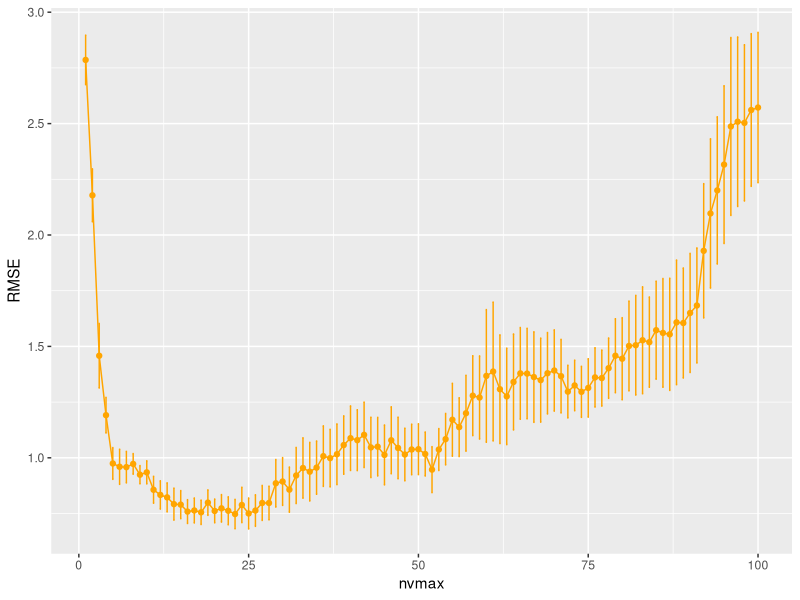
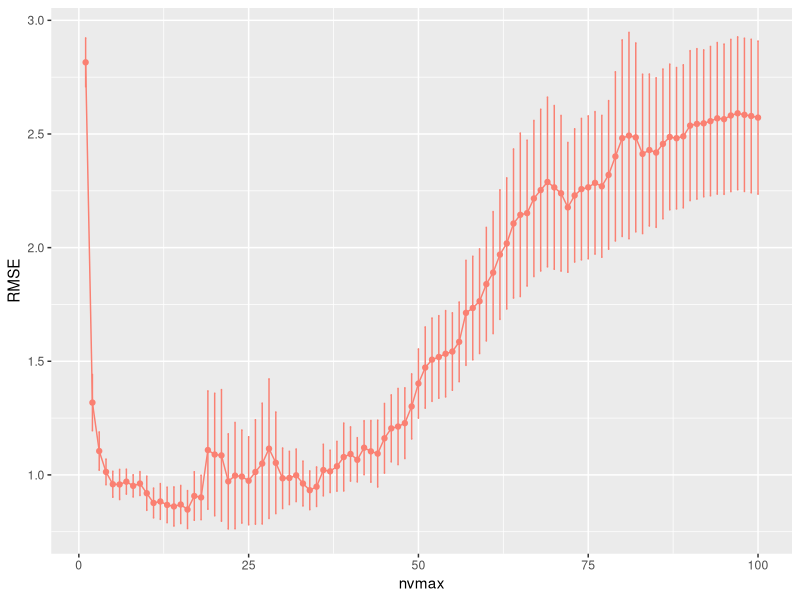
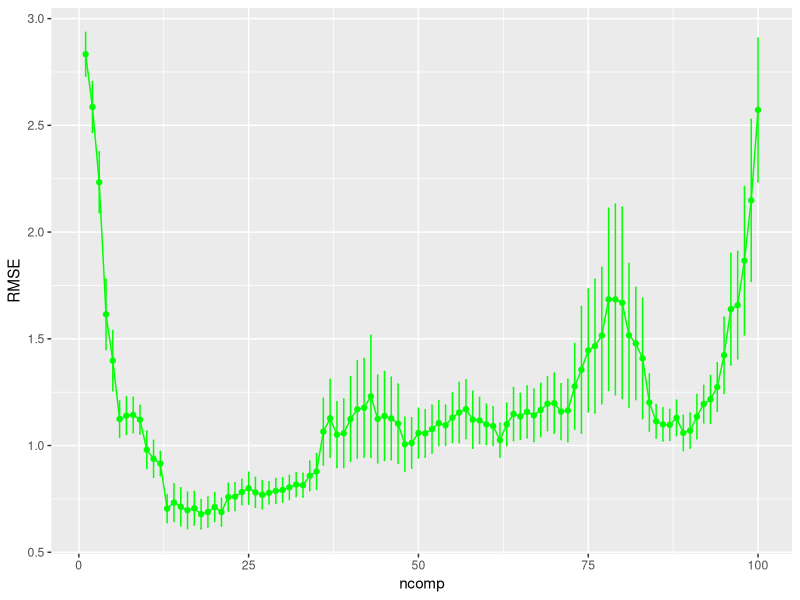
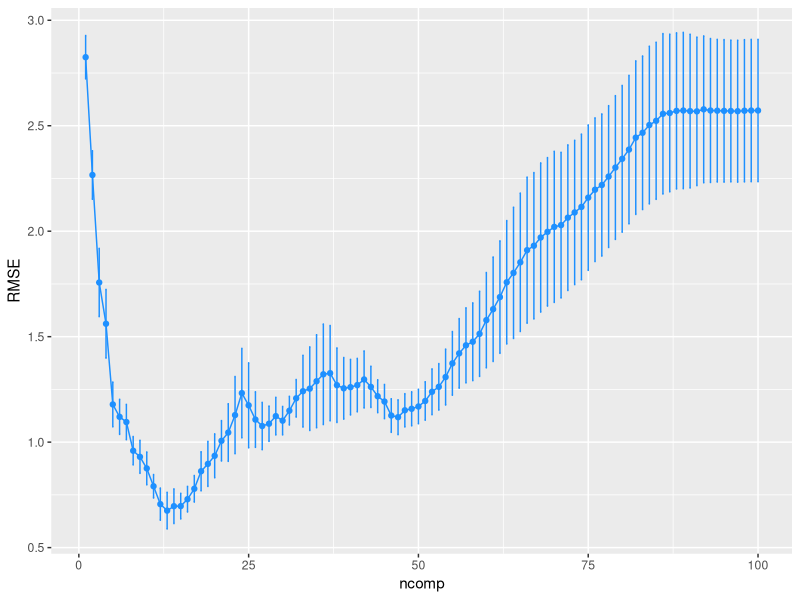
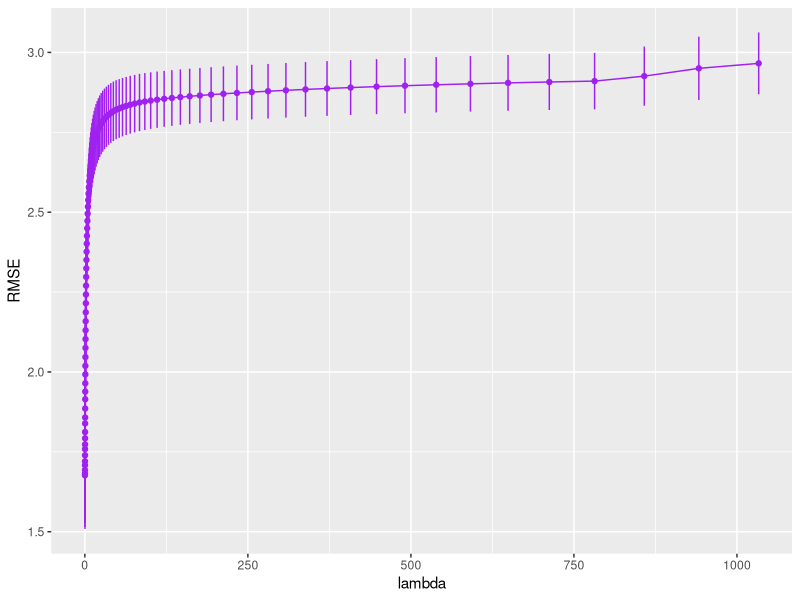
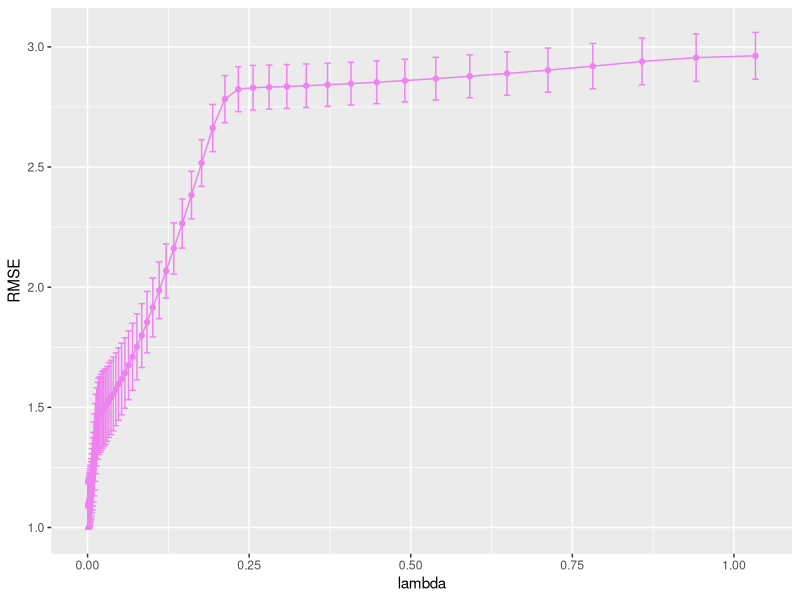
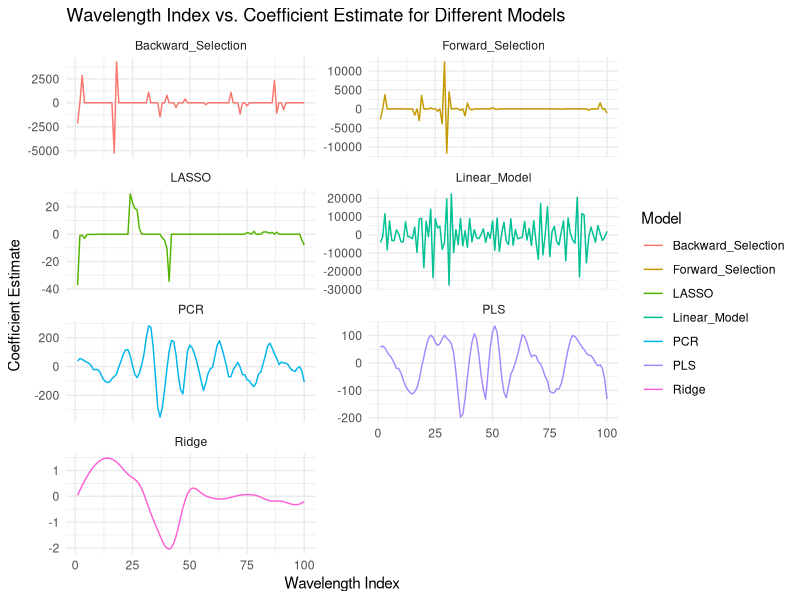

The R script that drew these images, in order:
## ---- chunk 1
#| output: false
library(tidyverse)
library(knitr)
library(leaps)
library(glmnet)
library(caret)
library(pls)
library(plotmo)
library(gridExtra)
## ---- chunk 2
library(caret)
# load dataset
data(tecator)
# create predictor matrix
absorp_X <- absorp[1:130,]
colnames(absorp_X) <- paste0("wl", 1:100) # name variables wl1, ..., wl100
# create response vector
protein <- endpoints[1:130,3]
## ---- chunk 3
# setting the seed
set.seed(1234)
# using train() to find the CV RMSE and R^2 values
(q1_lm <- train(x = absorp_X, y = protein, method = "lm", 
                trControl = trainControl(method = "cv", number = 10,
                                         savePredictions = TRUE)))
## ---- chunk 4
# setting the seed
set.seed(1234)
# the 10-fold CV model for forward stepwise selection
q1_fwd <- train(x = absorp_X, y = protein, method = "leapForward",
                trControl = trainControl(method = "cv", number = 10),
                tuneGrid = data.frame(nvmax = 1:100))
# plot of the number of parameters against the RMSE
q1_fwd$results %>%
  ggplot(aes(x = nvmax, y = RMSE)) +
  geom_point(col = "orange") + 
  geom_line(col = "orange") +
  geom_errorbar(aes(ymin = RMSE - RMSESD/sqrt(10),
                    ymax = RMSE + RMSESD/sqrt(10)),
                width = 0.2, position = position_dodge(0.9),
                col = "orange")
## ---- chunk 5
# setting the seed
set.seed(1234)
# the 10-fold CV model for forward stepwise selection
q1_bwd <- train(x = absorp_X, y = protein, method = "leapBackward",
                trControl = trainControl(method = "cv", number = 10),
                tuneGrid = data.frame(nvmax = 1:100))
# plot of the number of parameters against the RMSE
q1_bwd$results %>%
  ggplot(aes(x = nvmax, y = RMSE)) +
  geom_point(col = "salmon") + 
  geom_line(col = "salmon") +
  geom_errorbar(aes(ymin = RMSE - RMSESD/sqrt(10),
                    ymax = RMSE + RMSESD/sqrt(10)),
                width = 0.2, position = position_dodge(0.9),
                col = "salmon")
#tail(summary(q1_bwd)$outmat)
#apply(summary(q1_bwd)$outmat, 2, function(x){1*I(sum(x != "")>0)})
## ---- chunk 6
# setting the seed
set.seed(1234)
# setting the tuning grid
q1_tg <- data.frame(ncomp = 1:100)
# the 10-fold CV model for principal components linear regression
q1_pcr <- train(x = absorp_X, y = protein,
                method = "pcr", 
                trControl = trainControl(method = "cv", number = 10),
                tuneGrid = q1_tg)
# plot of the number of principal components against the RMSE
q1_pcr$results %>%
  ggplot(aes(x = ncomp, y = RMSE)) +
  geom_point(col = "green") + 
  geom_line(col = "green") +
  geom_errorbar(aes(ymin = RMSE - RMSESD/sqrt(10),
                    ymax = RMSE + RMSESD/sqrt(10)),
                width = 0.2, position = position_dodge(0.9),
                col = "green")
## ---- chunk 7
# setting the seed
set.seed(1234)
# the 10-fold CV model for principal components linear regression
q1_pls <- train(x = absorp_X, y = protein,
                method = "pls", 
                trControl = trainControl(method = "cv", number = 10),
                tuneGrid = q1_tg)
# plot of the number of principal components against the RMSE
q1_pls$results %>%
  ggplot(aes(x = ncomp, y = RMSE)) +
  geom_point(col = "dodgerblue") + 
  geom_line(col = "dodgerblue") +
  geom_errorbar(aes(ymin = RMSE - RMSESD/sqrt(10),
                    ymax = RMSE + RMSESD/sqrt(10)),
                width = 0.2, position = position_dodge(0.9),
                col = "dodgerblue")
## ---- chunk 8
# setting the seed
set.seed(1234)
# using glmnet() to obtain a grid of tuning (lambda) parameters
q1_ridge <- glmnet(x = absorp_X, y = protein, alpha = 0)
# the 10-fold cv using cv.glmnet()
q1_cvRidge <- cv.glmnet(x = absorp_X, y = protein, alpha = 0, nfolds = 10)
# uses the lambdas from q1_cvRidge to create a tuning grid for train()
q1_tgRidge <- data.frame(alpha = 0, lambda = q1_ridge$lambda)
# the 10-fold cv using train()
q1_tcvRidge <- train(x = absorp_X, y = protein,
                     method = "glmnet", tuneGrid = q1_tgRidge,
                     trControl = trainControl(method = "cv", number = 10,
                                              selectionFunction = "best"))
q1_tcvRidge$results %>%
  ggplot(aes(x = lambda, y = RMSE)) +
  geom_point(col = "purple") + 
  geom_line(col = "purple") +
  geom_errorbar(aes(ymin = RMSE - RMSESD/sqrt(10),
                    ymax = RMSE + RMSESD/sqrt(10)),
                width = 0.01, position = position_dodge(0.9),
                col = "purple")

## ---- chunk 9
# setting the seed
set.seed(1234)
# using glmnet() to obtain a grid of tuning (lambda) parameters
q1_lasso <- glmnet(x = absorp_X, y = protein, alpha = 1)
# plot_glmnet(q1_ridge, xvar = "lambda")
# the 10-fold cv using cv.glmnet()
q1_cvLasso <- cv.glmnet(x = absorp_X, y = protein, alpha = 1, nfolds = 10)
# uses the lambdas from q1_cvLasso to create a tuning grid for train()
q1_tgLasso <- data.frame(alpha = 1, lambda = q1_lasso$lambda)
# the 10-fold cv using train()
q1_tcvLasso <- train(x = absorp_X, y = protein,
                     method = "glmnet", tuneGrid = q1_tgLasso,
                     trControl = trainControl(method = "cv", number = 10,
                                              selectionFunction = "best"))
q1_tcvLasso$results %>%
  ggplot(aes(x = lambda, y = RMSE)) +
  geom_point(col = "violet") + 
  geom_line(col = "violet") +
  geom_errorbar(aes(ymin = RMSE - RMSESD/sqrt(10),
                    ymax = RMSE + RMSESD/sqrt(10)),
                width = 0.01, position = position_dodge(0.9),
                col = "violet")
## ---- chunk 10
#| echo: FALSE
# #par(mfrow = c(4,2))
# # linear regression model
# plot((q1_lm$finalModel$coefficients[-1]), xlab = "Wavelength Index", 
#      ylab = "Coefficient Estimates", 
#      main = "Final Model Coefficients for Linear Regression Model",
#      col = "red", type = "l")
# # forward stepwise model
# plot(coef(q1_fwd$finalModel), xlab = "Wavelength Index",
#      ylab = "Coefficient Estimates",
#      main = "Final Model Coefficients for Forward Stepwise Model",
#      col = "orange", type = "l")
# #backward stepwise model
# plot(coef(q1_bwd$finalModel), xlab = "Wavelength Index",
#      ylab = "Coefficient Estimates",
#      main = "Final Model Coefficients for Backward Stepwise Model",
#      col = "yellow", type = "l")
# # pcr model
# plot(coef(q1_pcr$finalModel), xlab = "Wavelength Index", 
#      ylab = "Coefficient Estimates", 
#      main = "Final Model Coefficients for PCR Model",
#      col = "green", type = "l")
# # pls model
# plot(coef(q1_pls$finalModel), xlab = "Wavelength Index", 
#      ylab = "Coefficient Estimates", 
#      main = "Final Model Coefficients for Linear Regression Model",
#      col = "blue", type = "l")
# #linear regression model with ridge penalty
# plot(coef(q1_tcvRidge$finalModel), xlab = "Wavelength Index",
#      ylab = "Coefficient Estimates",
#      main = "Final Model Coefficients for Linear Regression Model With Ridge Penalty",
#      col = "purple", type = "l")
# #linear regression model with LASSE penalty
# plot(coef(q1_tcvLasso$finalModel), xlab = "Wavelength Index",
#      ylab = "Coefficient Estimates",
#      main = "Final Model Coefficients for Linear Regression Model With LASSO Penalty",
#      col = "violet", type = "l")
# 
# # might be useful for the plots in part i
# coef_ridge_lambdamin <- predict(q1_tcvRidge$finalModel, 
#                                 s = q1_tcvRidge$bestTune$lambda, 
#                                 type = "coef")
## ---- chunk 11
wavelength_ID <- 1:100
wl <- paste0("wl", 1:100)

# linear model based on least squares estimation
coef_lm <- q1_lm$finalModel$coefficients[-1]

# linear model based on forward stepwise selection
coef_fwd <- setNames(rep(0, length(wl)), wl)
c_fwd <- coef(q1_fwd$finalModel, id = q1_fwd$bestTune$nvmax)[-1]
coef_fwd[names(c_fwd)] <- c_fwd

# linear model based on backward stepwise selection
coef_bwd <- setNames(rep(0, length(wl)), wl)
c_bwd <- coef(q1_bwd$finalModel, id = q1_bwd$bestTune$nvmax)[-1]
coef_bwd[names(c_bwd)] <- c_bwd

# principal components linear model
coef_pcr <- coef(q1_pcr$finalModel, ncomp = q1_pcr$bestTune$ncomp)

# partial least squares model
coef_pls <- coef(q1_pls$finalModel, ncomp = q1_pls$bestTune$ncomp)

# linear regression model with ridge penalty
coef_ridge <- coef(q1_ridge, s = q1_tcvRidge$bestTune$lambda)[-1]

#  linear regression model with LASSO penalty
coef_lasso <- coef(q1_lasso, s = q1_tcvLasso$bestTune$lambda)[-1]

plot_data <- data.frame(Wavelength_Index = wavelength_ID,
                            Linear_Model = coef_lm,
                            Forward_Selection = coef_fwd,
                            Backward_Selection = coef_bwd,
                            PCR = as.numeric(coef_pcr),
                            PLS = as.numeric(coef_pls),
                            Ridge = coef_ridge,
                            LASSO = coef_lasso)
plot_data <- plot_data %>%
  gather(key = "Model", value = "Coefficient", -Wavelength_Index)

ggplot(aes(x=Wavelength_Index, y=Coefficient, color = Model), data=plot_data) +
  geom_line() +
  facet_wrap(~ Model, ncol=2, scales = "free_y") +
  labs(title="Wavelength Index vs. Coefficient Estimate for Different Models",
       x="Wavelength Index",
       y="Coefficient Estimate") +
  theme_minimal()
## ---- chunk 12
# reads in data
q2Data <- read.csv("Core_Temperature.csv")
# the data with only the selected 25 predictors and outcome, factors outcome
coreTemp <- q2Data %>%
  select(c(Age, FEMALE, BMI, CharlsonScore, CHF, VALVE, DM, RENLFAIL, LIVER, 
           METS, TUMOR, COAG, OBESE, WGHTLOSS, LYTES, BLDLOSS, ANEMDEF, DRUG, 
           SteroidHx, ImmunosuppressantHx, SurgDuration, Open, TWATemp, 
           LastReadingTemp, EndCaseTemp, AnyInfection)) %>%
  mutate(AnyInfection = factor(AnyInfection, levels = c(0, 1), 
                               labels = c("No", "Yes")))
## ---- chunk 13
# setting the seed
set.seed(1234)
# the 10-fold CV of the logistic model
q2_glm <- train(x = coreTemp[,1:25],
                  y = coreTemp$AnyInfection,
                  method = "glm", family = binomial(link = "logit"),
                  trControl = trainControl(method = "cv", number = 10,
                                                  classProbs = TRUE, 
                                                  savePredictions = TRUE))

# the sequence of threshold values
prob_thresh <- seq(0.1, 0.9, by = 0.1)
# use thresholder() function to obtain accuracy measures at each threshold, 
#   using the q2_glm train object from above
(q2_glm_thresh <- thresholder(q2_glm, 
                               threshold = prob_thresh,
                               final = TRUE,
                               statistics = c("Sensitivity", "Specificity", 
                                           "Accuracy", "Kappa")))
best_glm <- numeric(9)
for (i in 1:9){
  best_glm[i] <- q2_glm_thresh$Sensitivity[i] + q2_glm_thresh$Specificity[i]
}
# finds the best model wrt to a combination of sensitivity and specificity
max(best_glm)
(best_glm)
## ---- chunk 14
# setting the seed
set.seed(1234)
# need the predictors to be in a matrix
coreTempMat <- as.matrix(coreTemp[,1:25])
anyInfec <- coreTemp$AnyInfection 
# using glmnet() to obtain a grid of tuning (lambda) parameters
q2_ridge <- glmnet(x = coreTempMat, y = anyInfec, alpha = 0, 
                   family = "binomial")
# uses the lambdas from q2_ridge to create a tuning grid for train()
q2_tgRidge <- data.frame(alpha = 0, lambda = q2_ridge$lambda)
# the 10-fold cv using train()
q2_tcvRidge <- train(x = coreTemp, y = anyInfec,
                     method = "glmnet", family = "binomial", 
                     tuneGrid = q2_tgRidge,
                     trControl = trainControl(method = "cv", number = 10,
                                              classProbs = TRUE,
                                              selectionFunction = "best",
                                              summaryFunction = twoClassSummary,
                                              savePredictions = TRUE))
# use thresholder() function to obtain accuracy measures at each threshold
(q2_ridge_thresh <- thresholder(q2_tcvRidge,
                               threshold = prob_thresh,
                               final = TRUE,
                               statistics = c("Sensitivity", "Specificity", 
                                              "Kappa")))
best_ridge <- numeric(9)
for (i in 1:9){
  best_ridge[i] <- q2_ridge_thresh$Sensitivity[i] + q2_ridge_thresh$Specificity[i]
}
# finds the best model wrt to a combination of sensitivity and specificity
max(best_ridge)
(best_ridge)
## ---- chunk 15
# setting the seed
set.seed(1234)
# using glmnet() to obtain a grid of tuning (lambda) parameters
q2_lasso <- glmnet(x = coreTempMat, y = anyInfec, alpha = 1, 
                   family = "binomial")
# uses the lambdas from q2_ridge to create a tuning grid for train()
q2_tgLasso <- data.frame(alpha = 1, lambda = q2_lasso$lambda)
# the 10-fold cv using train()
q2_tcvLasso <- train(x = coreTemp, y = anyInfec,
                     method = "glmnet", family = "binomial", 
                     tuneGrid = q2_tgLasso,
                     trControl = trainControl(method = "cv", number = 10,
                                              classProbs = TRUE,
                                              selectionFunction = "best",
                                              summaryFunction = twoClassSummary,
                                              savePredictions = TRUE))
set.seed(1234)
# use thresholder() function to obtain accuracy measures at each threshold
(q2_lasso_thresh <- thresholder(q2_tcvLasso,
                               threshold = prob_thresh,
                               final = TRUE,
                               statistics = c("Sensitivity", "Specificity", 
                                              "Kappa")))
best_lasso <- numeric(9)
for (i in 1:9){
  best_lasso[i] <- q2_lasso_thresh$Sensitivity[i] + q2_lasso_thresh$Specificity[i]
}
# finds the best model wrt to a combination of sensitivity and specificity
max(best_lasso)
(best_lasso)
## ---- chunk 16
 summary(q2_glm)
